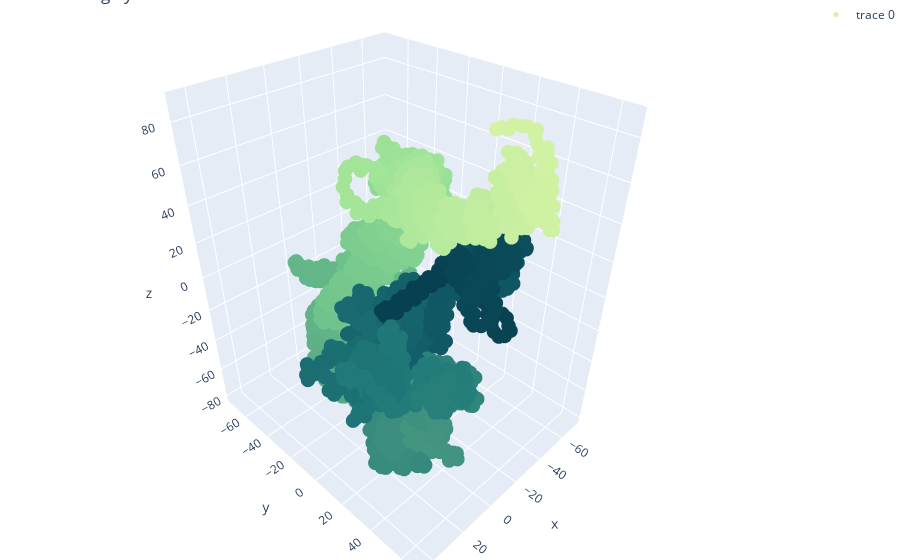

The cell this chart's notebook holds for it:
### Markdown cell above
-------------------------------------------------------------------------------------------------------------------------------
#### <center><font color = #03989e>Protein Q5S007</font></center>
-------------------------------------------------------------------------------------------------------------------------------

### Code cell
N = 100000

trace1 = go.Scatter3d(x = protein8.x.values[0:N], 
                     y = protein8.y.values[0:N], 
                     z = protein8.z.values[0:N], 
                     mode = 'markers', 
                     marker = dict(
                         color = protein8.index.values[0:N], 
                         colorscale = "emrld", 
                         opacity = 1, size = 5
                     ))
figure_data = [trace1]
layout = go.Layout(title = 'Coloring by index', 
                   scene = dict(
                   xaxis = dict(title = "x"), 
                   yaxis = dict(title = "y"), 
                   zaxis = dict(title = "z")), 
                   margin = dict(
                   l = 0, r = 0, b = 0, t = 0),
                   showlegend = True
)

fig = go.Figure(data = figure_data, layout = layout)
py.iplot(fig, filename = 'simple-3d-scatter')

### Figure 1 — Plotly figure (JSON) as saved in the notebook; plotly's stock layout.template omitted (floating-point values rounded to 4 significant figures; data arrays with more than 128 entries replaced by an {"elided": "..."} marker saying what was removed)
{"data": [{"marker": {"color": {"elided": "2527 int values"}, "colorscale": [[0, "rgb(211, 242, 163)"], [0.1667, "rgb(151, 225, 150)"], [0.3333, "rgb(108, 192, 139)"], [0.5, "rgb(76, 155, 130)"], [0.6667, "rgb(33, 122, 121)"], [0.8333, "rgb(16, 89, 101)"], [1, "rgb(7, 64, 80)"]], "opacity": 1, "size": 5}, "mode": "markers", "type": "scatter3d", "x": {"elided": "2527 float values"}, "y": {"elided": "2527 float values"}, "z": {"elided": "2527 float values"}}], "layout": {"margin": {"b": 0, "l": 0, "r": 0, "t": 0}, "scene": {"xaxis": {"title": {"text": "x"}}, "yaxis": {"title": {"text": "y"}}, "zaxis": {"title": {"text": "z"}}}, "showlegend": true, "title": {"text": "Coloring by index"}}}
